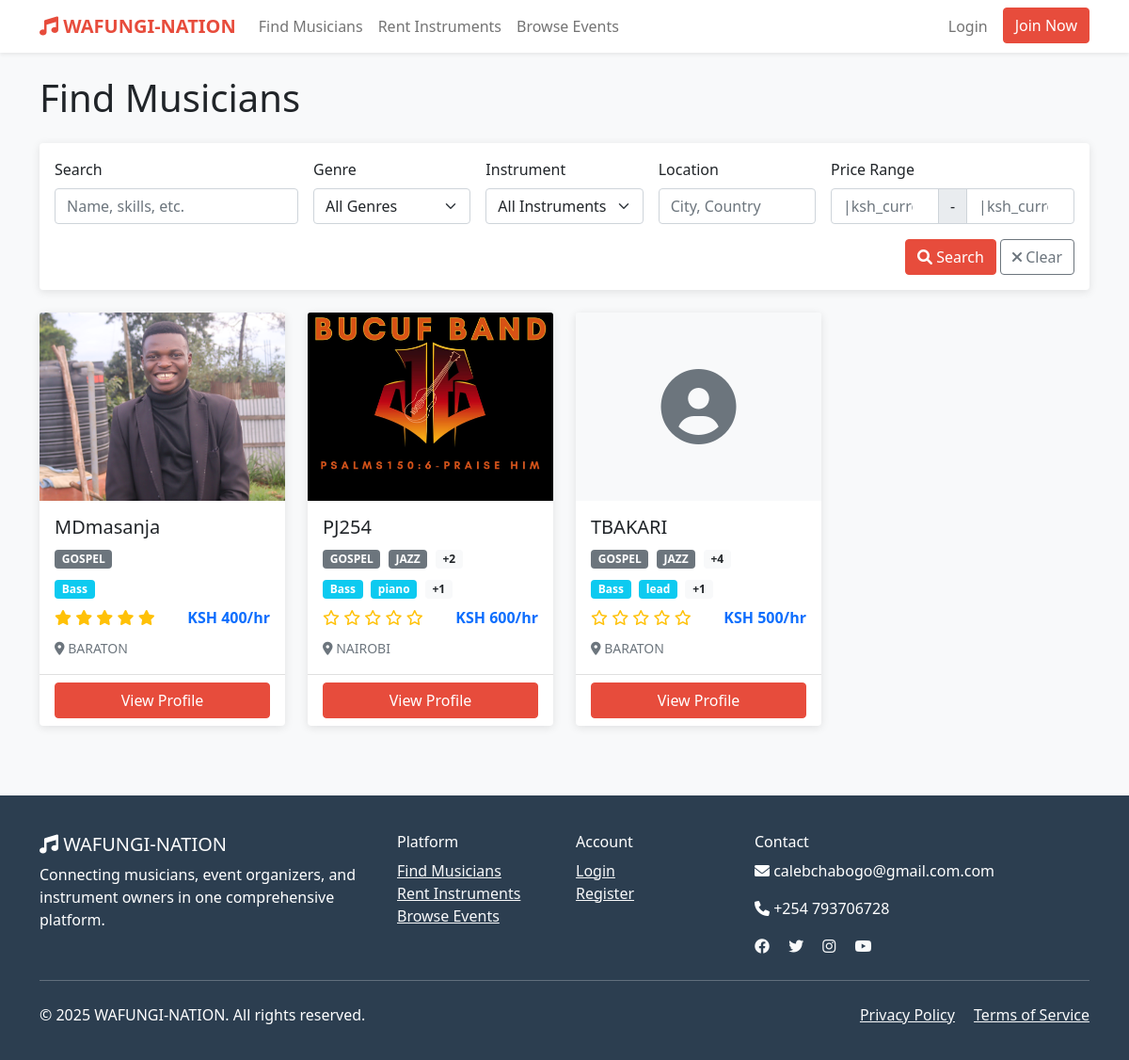
Page /musicians/ on the earlier database version.
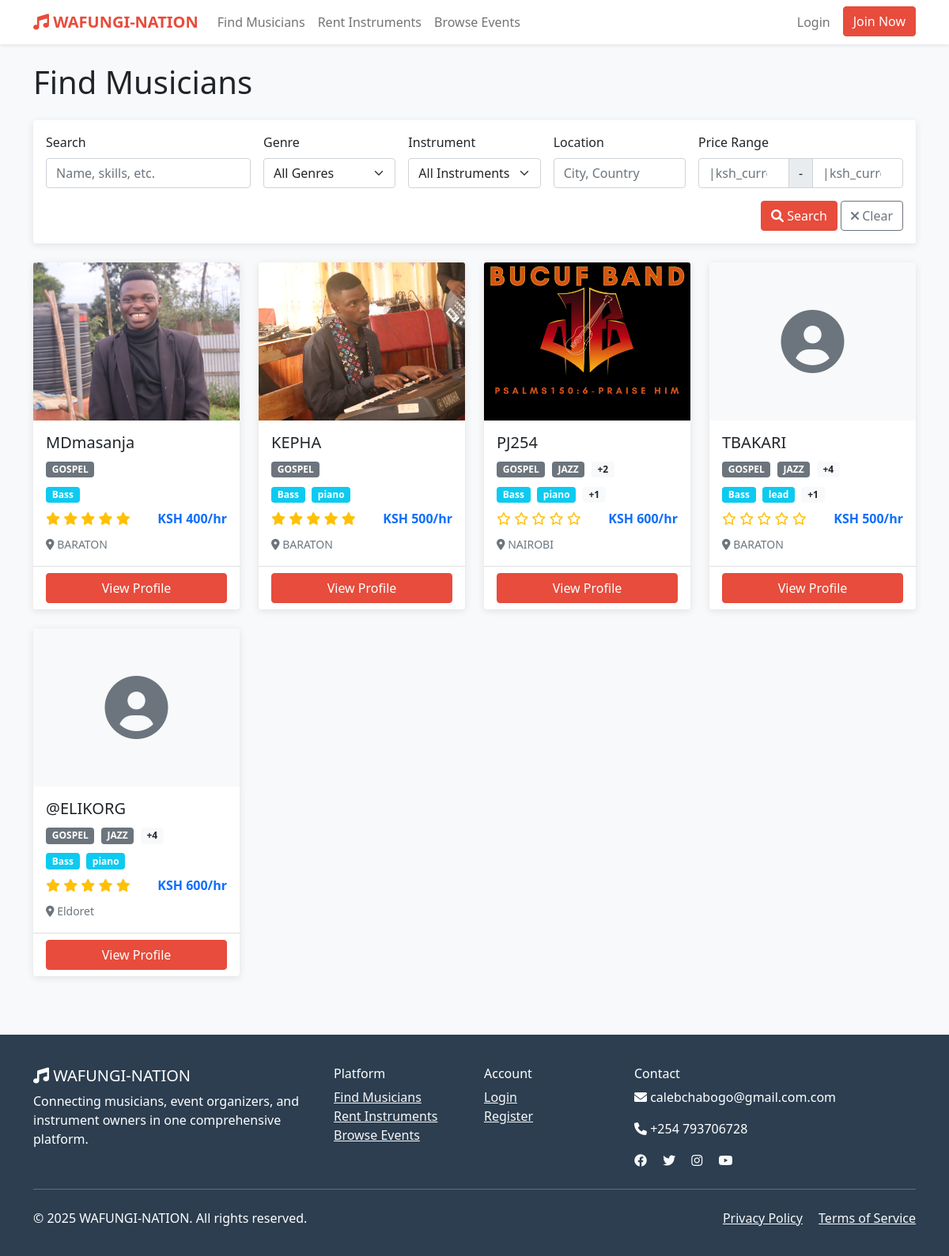
Same page on the later database version.
### wafungi/models.py (models this page shows, shortened)
class MusicianProfile(models.Model):
    user = models.OneToOneField(User, on_delete=models.CASCADE)
    stage_name = models.CharField(max_length=100, blank=True)
    genres = models.ManyToManyField(Genre)
    instruments = models.ManyToManyField(Instrument)
    experience_years = models.PositiveIntegerField(default=0)
    hourly_rate = models.DecimalField(max_digits=10, decimal_places=2, default=0)
    availability_status = models.BooleanField(default=True)
    portfolio_url = models.URLField(blank=True)
    sample_audio = models.FileField(upload_to='audio_samples/', blank=True, null=True)
    rating = models.DecimalField(max_digits=3, decimal_places=2, default=0.0)
    total_gigs = models.PositiveIntegerField(default=0)

class User(AbstractUser):
    USER_TYPES = (
        ('musician', 'Musician'),
        ('organizer', 'Event Organizer'),
        ('instrument_owner', 'Instrument Owner'),
        ('client', 'Client'),
    )
    user_type = models.CharField(max_length=20, choices=USER_TYPES)
    phone = models.CharField(max_length=15, blank=True)
    location = models.CharField(max_length=100, blank=True)
    profile_picture = models.ImageField(upload_to='profiles/', blank=True, null=True)
    bio = models.TextField(blank=True)
    is_verified = models.BooleanField(default=False)
    created_at = models.DateTimeField(auto_now_add=True)
    updated_at = models.DateTimeField(auto_now=True)

class Genre(models.Model):
    name = models.CharField(max_length=50, unique=True)
    description = models.TextField(blank=True)

class Instrument(models.Model):
    name = models.CharField(max_length=50, unique=True)
    category = models.CharField(max_length=50)

### wafungi/views.py (the view, shortened to what this page needs)
# urls.py: path('musicians/', views.search_musicians, name='search_musicians'),
def search_musicians(request):
    musicians = MusicianProfile.objects.filter(
        user__is_active=True,
        availability_status=True
    ).select_related('user').prefetch_related('genres', 'instruments')
    genre_filter = request.GET.get('genre')
    if genre_filter:
        musicians = musicians.filter(genres__id=genre_filter)
    instrument_filter = request.GET.get('instrument')
    if instrument_filter:
        musicians = musicians.filter(instruments__id=instrument_filter)
    location_filter = request.GET.get('location')
    if location_filter:
        musicians = musicians.filter(user__location__icontains=location_filter)
    search_query = request.GET.get('q')
    paginator = Paginator(musicians, 12)
    page_number = request.GET.get('page')
    page_obj = paginator.get_page(page_number)
    context = {
        'page_obj': page_obj,
        'genres': Genre.objects.all(),
        'instruments': Instrument.objects.all(),
        'current_filters': {
            'genre': genre_filter,
            'instrument': instrument_filter,
            'location': location_filter,
            'q': search_query,
        }
    }
    return render(request, 'wafungi/search_musicians.html', context)

### templates/wafungi/search_musicians.html (shortened to what this page needs)
{% extends 'base.html' %}
{% load wafungi_filters %}
{% block content %}
<div class="container py-4">
    <div class="row">
        <div class="col-12">
            <h1 class="mb-4">Find Musicians</h1>
        </div>
    </div>
    <div class="row mb-4">
        <div class="col-12">
            <div class="card">
                <div class="card-body">
                    <form method="get" action="{% url 'search_musicians' %}">
                        <div class="row g-3">
                            <div class="col-md-3">
                                <label class="form-label">Search</label>
                                <input type="text" name="q" class="form-control" placeholder="Name, skills, etc." value="{{ current_filters.q|default:'' }}">
                            </div>
                            <div class="col-md-2">
                                <label class="form-label">Genre</label>
                                <select name="genre" class="form-select">
                                    <option value="">All Genres</option>
                                </select>
                            </div>
                            <div class="col-md-2">
                                <label class="form-label">Instrument</label>
                                <select name="instrument" class="form-select">
                                    <option value="">All Instruments</option>
                                </select>
                            </div>
                            <div class="col-md-2">
                                <label class="form-label">Location</label>
                                <input type="text" name="location" class="form-control" placeholder="City, Country" value="{{ current_filters.location|default:'' }}">
                            </div>
                            <div class="col-md-3">
                                <label class="form-label">Price Range</label>
                                <div class="input-group">
                                    <input type="number" name="min_rate" class="form-control" placeholder="|ksh_currency" value="{{ current_filters.min_rate|default:'' }}">
                                    <span class="input-group-text">-</span>
                                    <input type="number" name="max_rate" class="form-control" placeholder="|ksh_currency" value="{{ current_filters.max_rate|default:'' }}">
                                </div>
                            </div>
                            <div class="col-12 text-end">
                                <button type="submit" class="btn btn-primary">
                                    <i class="fas fa-search"></i> Search
                                </button>
                                <a href="{% url 'search_musicians' %}" class="btn btn-outline-secondary">
                                    <i class="fas fa-times"></i> Clear
                                </a>
                            </div>
                        </div>
                    </form>
                </div>
            </div>
        </div>
    </div>
    <div class="row g-4">
        {% if page_obj %}
            {% for musician in page_obj %}
                <div class="col-md-4 col-lg-3">
                    <div class="card h-100 musician-card">
                        {% if musician.user.profile_picture %}
                            <img src="{{ musician.user.profile_picture.url }}" class="card-img-top" alt="{{ musician.stage_name }}">
                        {% else %}
                            <div class="card-img-top bg-light d-flex align-items-center justify-content-center" style="height: 200px;">
                                <i class="fas fa-user-circle fa-5x text-muted"></i>
                            </div>
                        {% endif %}
                        <div class="card-body">
                            <h5 class="card-title">{{ musician.stage_name|default:musician.user.get_full_name }}</h5>
                            <div class="mb-2">
                                {% for genre in musician.genres.all|slice:":2" %}
                                    <span class="badge bg-secondary me-1">{{ genre.name }}</span>
                                {% endfor %}
                                {% if musician.genres.count > 2 %}
                                    <span class="badge bg-light text-dark">+{{ musician.genres.count|add:"-2" }}</span>
                                {% endif %}
                            </div>
                            <div class="mb-2">
                                {% for instrument in musician.instruments.all|slice:":2" %}
                                    <span class="badge bg-info me-1">{{ instrument.name }}</span>
                                {% endfor %}
                                {% if musician.instruments.count > 2 %}
                                    <span class="badge bg-light text-dark">+{{ musician.instruments.count|add:"-2" }}</span>
                                {% endif %}
                            </div>
                            <div class="d-flex justify-content-between align-items-center">
                                <div class="rating">
                                    {% for i in "12345" %}
                                        {% if forloop.counter <= musician.rating %}
                                            <i class="fas fa-star"></i>
                                        {% else %}
                                            <i class="far fa-star"></i>
                                        {% endif %}
                                    {% endfor %}
                                </div>
                                <span class="fw-bold text-primary">{{ musician.hourly_rate|ksh_currency }}/hr</span>
                            </div>
                            <p class="card-text mt-2">
                                <small class="text-muted">
                                    <i class="fas fa-map-marker-alt"></i> {{ musician.user.location|default:"Location not specified" }}
                                </small>
                            </p>
                        </div>
                        <div class="card-footer bg-transparent">
                            <a href="{% url 'musician_detail' musician.id %}" class="btn btn-primary w-100">View Profile</a>
                        </div>
                    </div>
                </div>
            {% endfor %}
        {% else %}
            <div class="col-12 text-center py-5">
                <i class="fas fa-search fa-3x text-muted mb-3"></i>
                <h3>No musicians found</h3>
                <p class="text-muted">Try adjusting your search filters or check back later.</p>
            </div>
        {% endif %}
    </div>
</div>
{% endblock %}

Differences in the rows shown:
now on this page (row edited): MusicianProfile: user.profile_picture (picture), stage_name "KEPHA", rating 5 (drawn), hourly_rate|ksh_currency "KSH 500", user.location "BARATON", Genre (name "GOSPEL"), Instrument (name "Bass"), Instrument (name "piano")
now on this page (row edited): MusicianProfile: stage_name "@ELIKORG", genres.count|add "4", rating 5 (drawn), hourly_rate|ksh_currency "KSH 600", user.location "Eldoret", Genre (name "GOSPEL"), Genre (name "JAZZ"), Instrument (name "Bass"), Instrument (name "piano")
